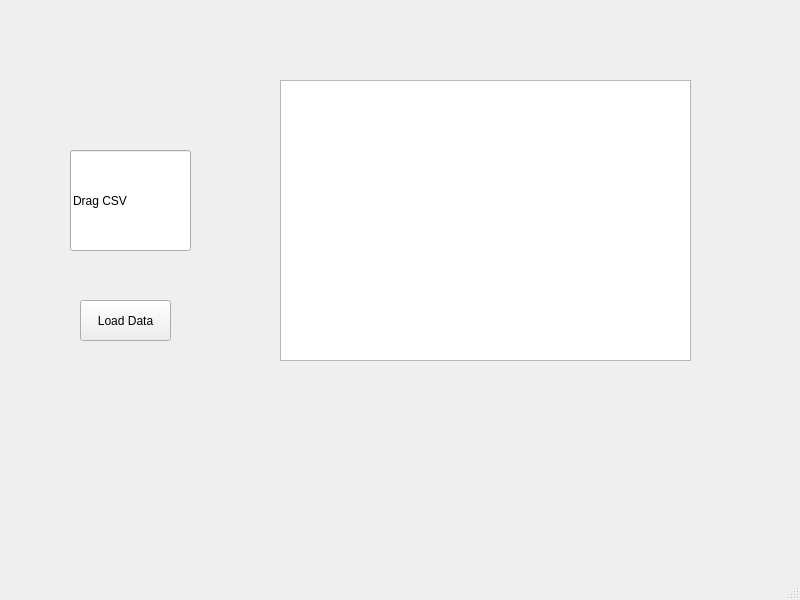
<?xml version="1.0" encoding="UTF-8"?>
<ui version="4.0">
 <class>MainWindow</class>
 <widget class="QMainWindow" name="MainWindow">
  <property name="geometry">
   <rect>
    <x>0</x>
    <y>0</y>
    <width>800</width>
    <height>600</height>
   </rect>
  </property>
  <property name="windowTitle">
   <string>MainWindow</string>
  </property>
  <widget class="QWidget" name="centralwidget">
   <widget class="QPushButton" name="loadButton">
    <property name="geometry">
     <rect>
      <x>80</x>
      <y>300</y>
      <width>91</width>
      <height>41</height>
     </rect>
    </property>
    <property name="text">
     <string>Load Data</string>
    </property>
   </widget>
   <widget class="FileUploadWidget" name="fileUpload">
    <property name="geometry">
     <rect>
      <x>70</x>
      <y>150</y>
      <width>121</width>
      <height>101</height>
     </rect>
    </property>
    <property name="text">
     <string>Drag CSV</string>
    </property>
    <property name="readOnly">
     <bool>true</bool>
    </property>
   </widget>
   <widget class="QTableView" name="dataTable">
    <property name="geometry">
     <rect>
      <x>280</x>
      <y>80</y>
      <width>411</width>
      <height>281</height>
     </rect>
    </property>
    <property name="alternatingRowColors">
     <bool>true</bool>
    </property>
   </widget>
  </widget>
  <widget class="QMenuBar" name="menubar">
   <property name="geometry">
    <rect>
     <x>0</x>
     <y>0</y>
     <width>800</width>
     <height>18</height>
    </rect>
   </property>
  </widget>
  <widget class="QStatusBar" name="statusbar"/>
 </widget>
 <customwidgets>
  <customwidget>
   <class>FileUploadWidget</class>
   <extends>QLineEdit</extends>
   <header location="global">utils</header>
  </customwidget>
 </customwidgets>
 <resources/>
 <connections/>
</ui>
